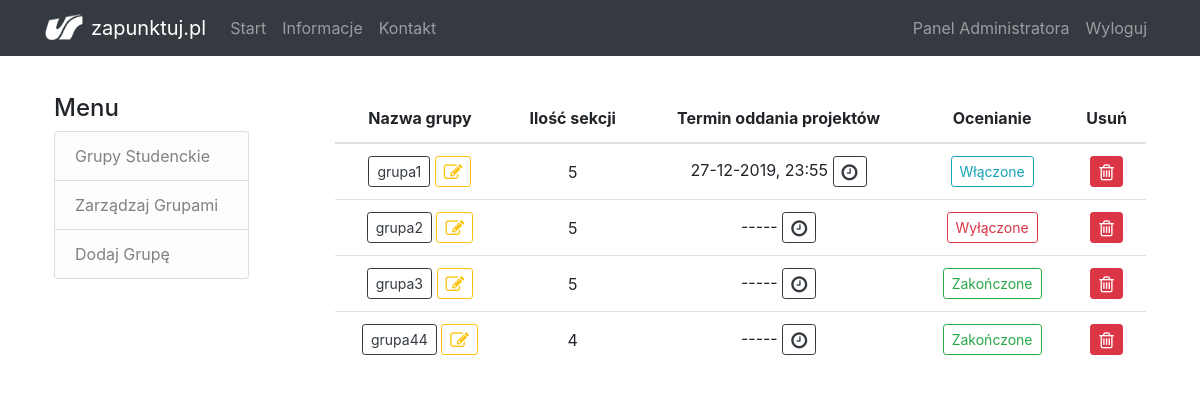
/manage-groups (signed in), run on the app's committed database.
### flaskapp/models.py (models this page shows, shortened)
class Group(db.Model):
    id = db.Column(db.Integer, primary_key=True)
    name = db.Column(db.String(20), unique=True, nullable=False)
    is_section = db.Column(db.Boolean, nullable=False, default=False)
    users = db.relationship('User', backref='group', lazy=True, cascade="all, delete")
    upload_time = db.Column(db.DateTime)
    rating_status = db.Column(db.String, default='disabled')
    points_per_user = db.Column(db.Integer, default=0)

### flaskapp/routes.py (the view)
@app.route('/manage-groups', methods=['GET', 'POST'])
@login_required
def manage_groups():
    if current_user.is_admin:
        set_upload_time_form = SetUploadTimeForm()
        set_rating_form = SetRatingForm()
        group_name_form = EditGroupName()
        groups = Group.query.filter_by(is_section=True).all()
        if set_upload_time_form.submitTime.data and set_upload_time_form.validate():
            group = Group.query.get_or_404(set_upload_time_form.selected_group_id.data)
            group.upload_time = set_upload_time_form.upload_time.data
            db.session.commit()
            flash('Czas na udostępnienie projektu został zaaktualizowany', 'success')
            return redirect(url_for('manage_groups'))
        else:
            for error in set_upload_time_form.upload_time.errors:
                flash(error, 'danger')
        if set_rating_form.submitRating.data and set_rating_form.validate():
            group = Group.query.get_or_404(set_rating_form.selected_group_id.data)
            group.rating_status = set_rating_form.rating_status.data
            group.points_per_user = set_rating_form.points.data
            db.session.commit()
            if set_rating_form.rating_status == 'enabled':
                flash('Ocenianie zostało włączone', 'success')
            elif set_rating_form.rating_status == 'disabled':
                flash('Ocenianie zostało wyłączone', 'success')
            else:
                flash('Ocenianie zostało zakończone', 'success')
            return redirect(url_for('manage_groups'))
        else:
            for error in set_rating_form.points.errors:
                flash(error, 'danger')
        if group_name_form.submitName.data and group_name_form.validate():
            group = Group.query.get_or_404(group_name_form.selected_group_id.data)
            group.name = group_name_form.name.data
            db.session.commit()
            flash('Nazwa grupy została zmieniona', 'success')
            return redirect(url_for('manage_groups'))
        else:
            for error in group_name_form.name.errors:
                flash(error, 'danger')
    else:
        flash('Musisz mieć uprawnienia administratora, aby uzyskać dostęp do tej strony', 'warning')
        return redirect(url_for('home'))
    return render_template('admin/manage_groups.html', title='Zarządzanie grupami', groups=groups,
                           set_upload_time_form=set_upload_time_form, set_rating_form=set_rating_form, group_name_form=group_name_form)

### flaskapp/models.py (called while the page is built)
@login_manager.user_loader
def load_user(user_id):
    return User.query.get(int(user_id))

### flaskapp/templates/admin/manage_groups.html (shortened to what this page needs)
{% extends "admin/layout_admin.html" %}
{% block content %}
	<div>
        {% if groups %}
            <table class="table text-center align-middle">
                <thead>
                    <tr>
                        <th scope="col">Nazwa grupy</th>
                        <th scope="col">Ilość sekcji</th>
                        <th scope="col">Termin oddania projektów</th>
                        <th scope="col">Ocenianie</th>
                        <th>Usuń</th>
                    </tr>
                </thead>
            <tbody>
                {% for group in groups %}
                    <tr>
                        <td>
                            <a href="{{ url_for('sections', group_id=group.id) }}"> <button type="button" class="btn btn-sm btn-outline-dark"> {{ group.name }}  </button> </a>
                            <button type="button" class="btn btn-sm btn-outline-warning" data-toggle="modal" data-target="#editModal" data-group-id={{ group.id }} data-group-name={{ group.name }}>
                                <i class="fa fa-edit fa-lg"></i>
                            </button>
                        </td>
                        <td> {{ group.users.__len__() }} </td>
                        <td>
                            <span>{{ group.upload_time.strftime('%d-%m-%Y, %H:%M') if group.upload_time else '-----' }}</span>
                            <button type="button" class="btn btn-sm btn-outline-dark" data-toggle="modal" data-target="#dateTimeModal" data-group-id={{ group.id }} data-time={{ group.upload_time.strftime('%Y-%m-%dT%H:%M') if group.upload_time else pass}}>
                                <i class="fa fa-clock-o fa-lg"></i>
                            </button>
                        </td>
                        <td>
                            {% if group.rating_status == 'enabled' %}
                                <button type="button" class="btn btn-sm btn-outline-info" data-toggle="modal" data-target="#ratingOptionsModal-{{ group.id }}">Włączone</button>
                            {% elif group.rating_status == 'disabled' %}
                                <button type="button" class="btn btn-sm btn-outline-danger" data-toggle="modal" data-target="#ratingOptionsModal-{{ group.id }}">Wyłączone</button>
                            {% else %}
                                <button type="button" class="btn btn-sm btn-outline-success" data-toggle="modal" data-target="#ratingOptionsModal-{{ group.id }}">Zakończone</button>
                            {% endif %}
                        </td>
                        <td>
                            <button type="button" class="btn btn-sm btn-danger" data-toggle="modal" data-target="#deleteModal" data-group-id={{ group.id }}>
                                <i class="fa fa-trash-o fa-lg"></i>
                            </button>
                        </td>
                    </tr>
                {% endfor %}
            </tbody>
            </table>
        {% else %}
            <div class="panel panel-default">
				<div class="panel-heading">Aktualnie w bazie nie ma żadnych grup. Kliknij <a href="{{ url_for('create_group') }}">tutaj</a>, aby utworzyć nową grupę.</div>
			</div>
        {% endif %}
	</div>
{% endblock content %}

### flaskapp/static/main.css (style rules this page uses)
body { padding-top: 70px; }
.table > tbody > tr > td { vertical-align: middle; }
.table th { border: none; }

### data on the page
Group: name "grupa1", users.__len__ "5", upload_time "27-12-2019, 23:55"
Group: name "grupa2", users.__len__ "5", upload_time "-----"
Group: name "grupa3", users.__len__ "5", upload_time "-----"
Group: name "grupa44", users.__len__ "4", upload_time "-----"
